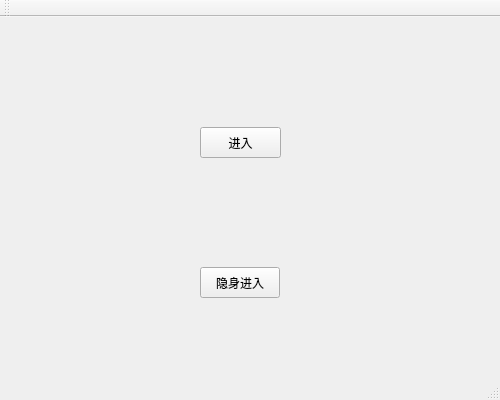
<?xml version="1.0" encoding="UTF-8"?>
<ui version="4.0">
 <class>MainWindow</class>
 <widget class="QMainWindow" name="MainWindow">
  <property name="geometry">
   <rect>
    <x>0</x>
    <y>0</y>
    <width>500</width>
    <height>400</height>
   </rect>
  </property>
  <property name="windowTitle">
   <string>MainWindow</string>
  </property>
  <property name="styleSheet">
   <string notr="true">QMainWindow
{
background-image:url(./background.jpg)
}</string>
  </property>
  <widget class="QWidget" name="centralWidget">
   <widget class="QPushButton" name="pushButton">
    <property name="geometry">
     <rect>
      <x>200</x>
      <y>110</y>
      <width>81</width>
      <height>31</height>
     </rect>
    </property>
    <property name="text">
     <string>进入</string>
    </property>
   </widget>
   <widget class="QPushButton" name="pushButton_2">
    <property name="geometry">
     <rect>
      <x>200</x>
      <y>250</y>
      <width>80</width>
      <height>31</height>
     </rect>
    </property>
    <property name="text">
     <string>隐身进入</string>
    </property>
   </widget>
   <widget class="QLabel" name="label">
    <property name="geometry">
     <rect>
      <x>223</x>
      <y>230</y>
      <width>31</width>
      <height>21</height>
     </rect>
    </property>
    <property name="font">
     <font>
      <family>Arial</family>
      <pointsize>20</pointsize>
     </font>
    </property>
    <property name="text">
     <string/>
    </property>
   </widget>
  </widget>
  <widget class="QMenuBar" name="menuBar">
   <property name="geometry">
    <rect>
     <x>0</x>
     <y>0</y>
     <width>500</width>
     <height>17</height>
    </rect>
   </property>
  </widget>
  <widget class="QToolBar" name="mainToolBar">
   <attribute name="toolBarArea">
    <enum>TopToolBarArea</enum>
   </attribute>
   <attribute name="toolBarBreak">
    <bool>false</bool>
   </attribute>
  </widget>
  <widget class="QStatusBar" name="statusBar"/>
 </widget>
 <layoutdefault spacing="6" margin="11"/>
 <resources/>
 <connections/>
</ui>
